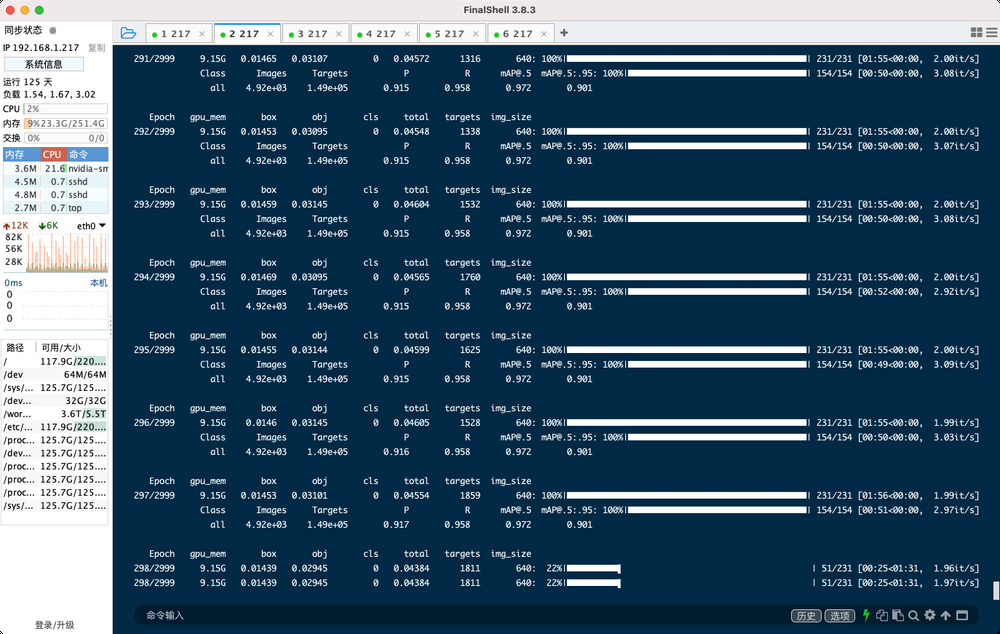
#> input picture 训练记录/all/8099张标记样本训练结果.png, 1000 x 634 px, shrunk from 1374 x 871 before the run
$ python -i weakly_augmented.py   (imports and definitions only)
#> lines starting #> are read from the running program, lines starting #| are printed output that depends on the picture
#> further down, picture is the input picture: shape (634, 1000, 3); mean B, G, R 109.3, 88.2, 58
import random
import cv2
import numpy as np
import math
import torch


# [41 lines left out: function random_perspective, not called in this run]


def augment_hsv(img, hgain=0.5, sgain=0.5, vgain=0.5):
#> called with hgain = 0.5, sgain = 0.5, vgain = 0.5
    r = np.random.uniform(-1, 1, 3) * [hgain, sgain, vgain] + 1  # random gains
    hue, sat, val = cv2.split(cv2.cvtColor(img, cv2.COLOR_BGR2HSV))
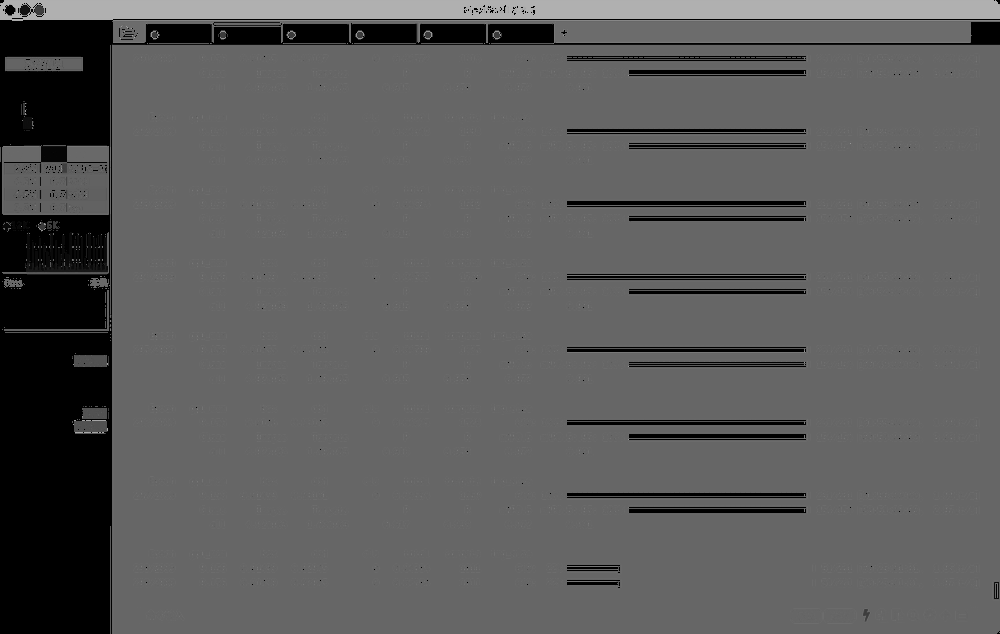
#> hue: shape (634, 1000); min 0, max 178, mean 91.4
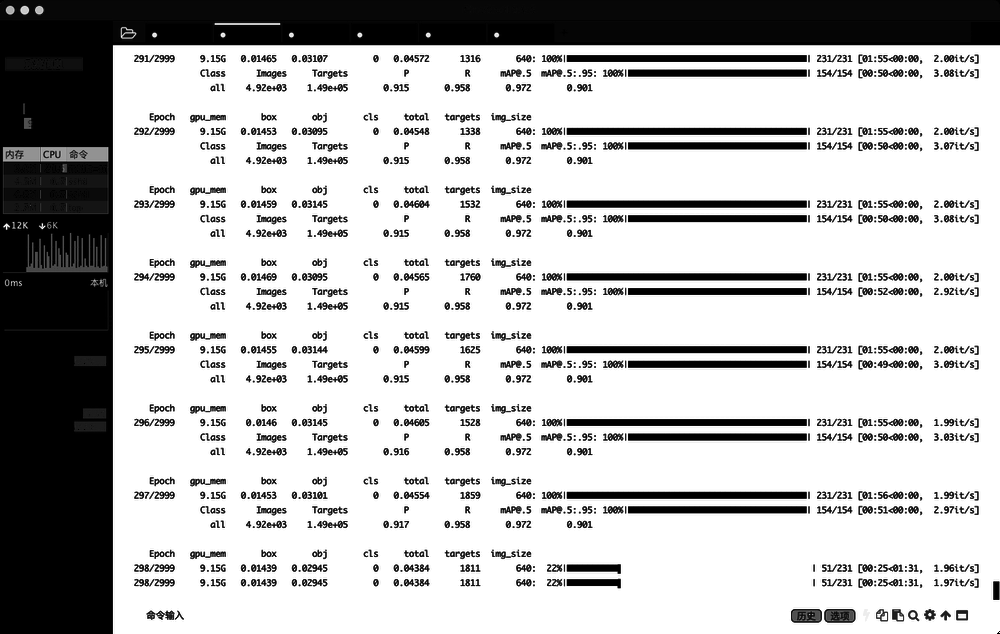
#> sat: shape (634, 1000); min 0, max 255, mean 188.8
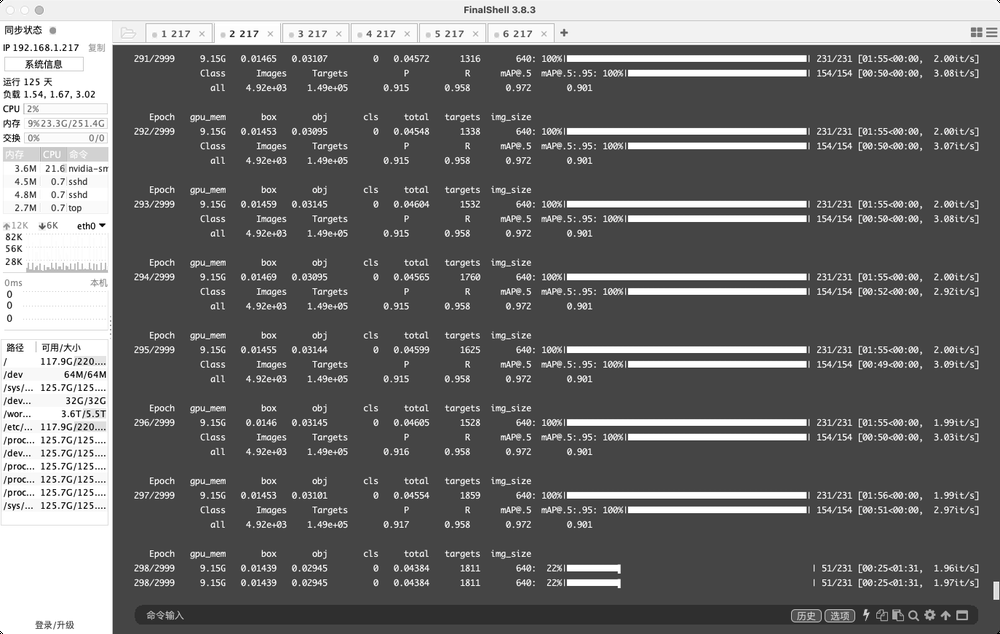
#> val: shape (634, 1000); min 0, max 255, mean 109.9
    dtype = img.dtype  # uint8

    x = np.arange(0, 256, dtype=np.int16)
    lut_hue = ((x * r[0]) % 180).astype(dtype)
    lut_sat = np.clip(x * r[1], 0, 255).astype(dtype)
#> lut_sat = 256 values from 0 to 255
    lut_val = np.clip(x * r[2], 0, 255).astype(dtype)
#> lut_val = 256 values from 0 to 255

    img_hsv = cv2.merge((cv2.LUT(hue, lut_hue), cv2.LUT(sat, lut_sat), cv2.LUT(val, lut_val))).astype(dtype)
#> img_hsv: shape (634, 1000, 3); mean H, S, V 89.9, 191.1, 117.4
    cv2.cvtColor(img_hsv, cv2.COLOR_HSV2BGR, dst=img)  # no return needed

    # Histogram equalization
    # if random.random() < 0.2:
    #     for i in range(3):
    #         img[:, :, i] = cv2.equalizeHist(img[:, :, i])


# [26 lines left out: function weak_a, not called in this run]

>>> import cv2
>>> picture = cv2.imread('../训练记录/all/8099张标记样本训练结果.png')
>>> result = augment_hsv(picture)
